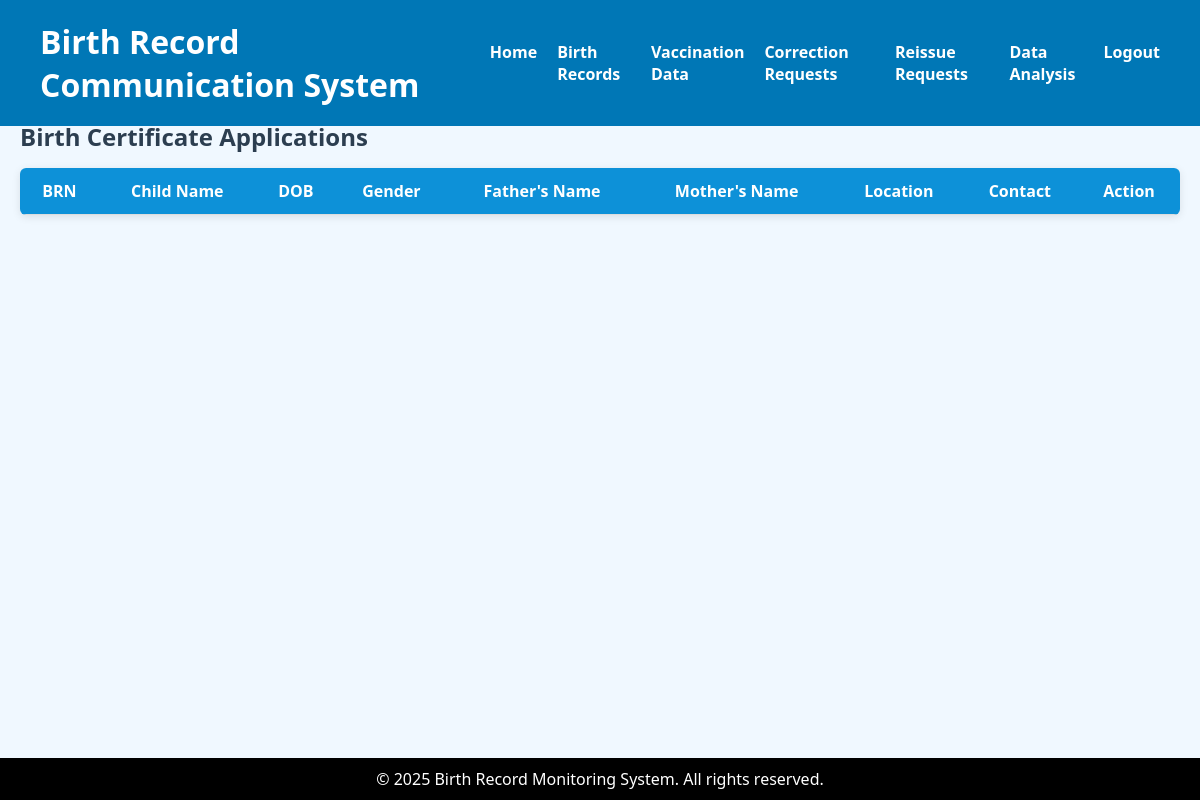
The page /birthCertificateApplyAdminView.php on the database as committed earlier.
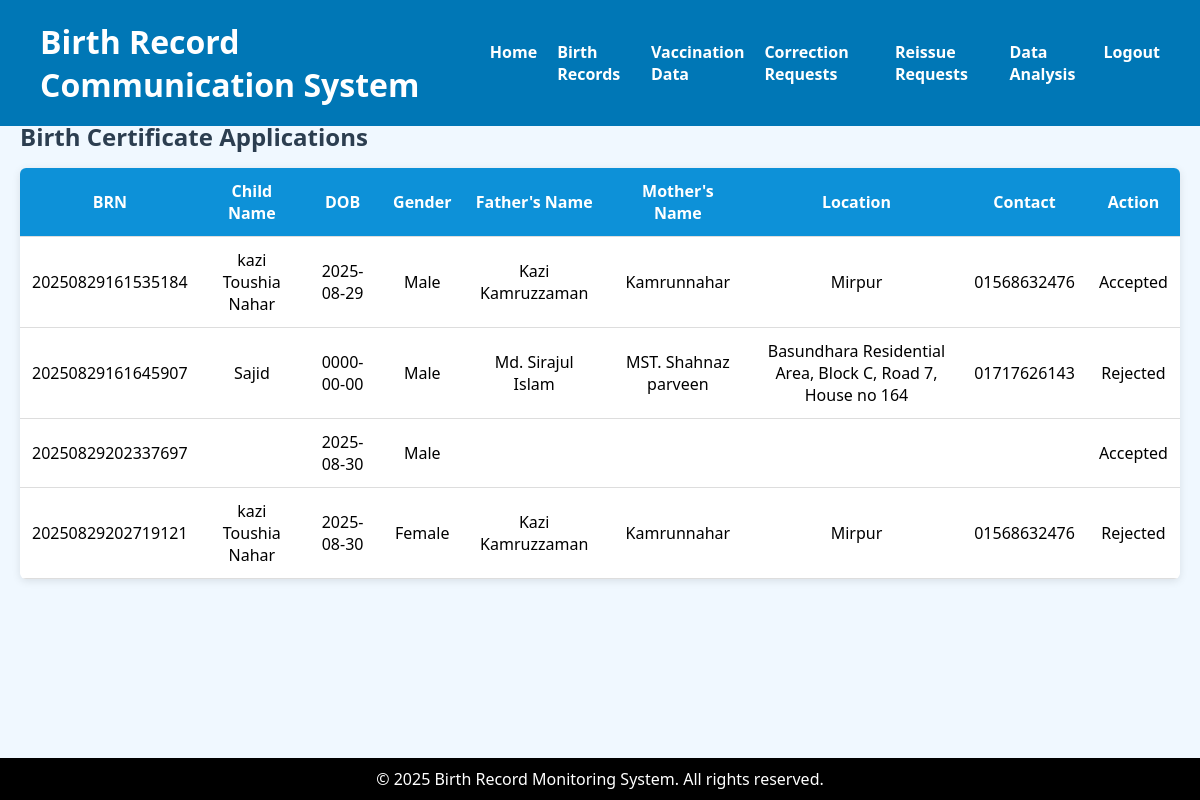
The same page on the database as committed later.
### tables this page shows
CREATE TABLE `newborns` (
  `reg_number` varchar(20) DEFAULT NULL,
  `id` int(11) NOT NULL,
  `weight` double DEFAULT NULL,
  `gestation` varchar(5) DEFAULT NULL,
  `gender` varchar(10) DEFAULT NULL,
  `location` varchar(100) DEFAULT NULL,
  `dateofBirth` date NOT NULL DEFAULT current_timestamp(),
  `fullName` varchar(80) DEFAULT NULL,
  `fatherName` varchar(80) DEFAULT NULL,
  `motherName` varchar(80) DEFAULT NULL,
  `permanentAddress` varchar(90) DEFAULT NULL,
  `contactNum` varchar(20) DEFAULT NULL,
  `status` varchar(10) DEFAULT NULL
);

### birthCertificateApplyAdminView.php (the view, shortened to what this page needs)
<?php
include "database.php";
$sql = "SELECT * FROM newborns";
$result = $conn->query($sql);
?>
<!DOCTYPE html>
<html lang="en">
<head>
    <link rel="stylesheet" href="birthCertificateApplyAdminView.css">
</head>
<body>
    <header class="navbar">
      <h1>Birth Record Communication System</h1>
      <nav>
        <ul class="nav-links">
          <li><a href="./admin_dashboard.html">Home</a></li>
          <li><a href="birthCertificateApplyAdminView.php">Birth Records</a></li>
          <li><a href="#">Vaccination Data</a></li>
          <li><a href="correctionViewAdmin.html">Correction Requests</a></li>
          <li><a href="reissueAdminView.php">Reissue Requests</a></li>
          <li><a href="dataAnalysis.html">Data Analysis</a></li>
          <li><a href="index.html" onclick="logout()">Logout</a></li>
        </ul>
      </nav>
    </header>
    <div class =  "container">
        <h2>Birth Certificate Applications</h2>
        <table class="applications-table">
            <thead>
                <tr>
                <th>BRN</th>
                <th>Child Name</th>
                <th>DOB</th>
                <th>Gender</th>
                <th>Father's Name</th>
                <th>Mother's Name</th>
                <th>Location</th>
                <th>Contact</th>
                <th>Action</th>
                </tr>
            </thead>
            <tbody>
            <?php if ($result->num_rows > 0) {
                while ($row = $result->fetch_assoc()) {
                    $rowStatus = isset($row['status']) && $row['status'] !== '' ? $row['status'] : 'pending';
            ?>
                <tr>
                    <td><?php echo $row['reg_number']; ?></td>
                    <td><?php echo $row['fullName']; ?></td>
                    <td><?php echo $row['dateofBirth']; ?></td>
                    <td><?php echo $row['gender']; ?></td>
                    <td><?php echo $row['fatherName']; ?></td>
                    <td><?php echo $row['motherName']; ?></td>
                    <td><?php echo $row['permanentAddress']; ?></td>
                    <td><?php echo $row['contactNum']; ?></td>
                    <td>
                        <?php if ($rowStatus === 'pending') { ?>
                            <form method="post" style="display:inline;">
                                <input type="hidden" name="reg_number" value="<?php echo $row['reg_number']; ?>">
                                <input type="hidden" name="status" value="accepted">
                                <button type="submit" class="approve-btn">Approve</button>
                            </form>
                            <form method="post" style="display:inline;">
                                <input type="hidden" name="reg_number" value="<?php echo $row['reg_number']; ?>">
                                <input type="hidden" name="status" value="rejected">
                                <button type="submit" class="reject-btn">Reject</button>
                            </form>
                        <?php } else { ?>
                            <span class="status-<?php echo $rowStatus; ?>">
                                <?= ucfirst($rowStatus); ?>
                            </span>
                        <?php } ?>
                    </td>
                </tr>
            <?php
                }
            } ?>
            </tbody>
        </table>
    </div>
    <footer class="footer">
        <p>&copy; 2025 Birth Record Monitoring System. All rights reserved.</p>
    </footer>
</body>
</html>

### birthCertificateApplyAdminView.css (style rules this page uses)
* { margin: 0; padding: 0; box-sizing: border-box; font-family: "Segoe UI", Tahoma, Geneva, Verdana, sans-serif; }
body { background-color: #f0f8ff; padding-top: 100px; padding-bottom: 80px; }
.navbar { background-color: #0077b6; color: white; padding: 20px 40px; display: flex; justify-content: space-between; align-items: center; position: fixed; width: 100%; top: 0; z-index: 10; }
.nav-links { list-style: none; display: flex; gap: 20px; }
.nav-links li a { color: white; text-decoration: none; font-weight: bold; }
.footer { background-color: black; color: white; text-align: center; padding: 10px; position: fixed; bottom: 0; left: 0; right: 0; }
.container { padding: 20px; }
.container h2 { margin-bottom: 15px; color: #2c3e50; }
.applications-table { width: 100%; border-collapse: collapse; background: white; box-shadow: 0 2px 8px rgba(0,0,0,0.1); border-radius: 6px; overflow: hidden; }
.applications-table th, .applications-table td { padding: 12px; border-bottom: 1px solid #ddd; text-align: center; }
.applications-table th { background: #0d91d8; color: white; }

Rows that differ between the two databases and show on the page:
added newborns: reg_number "20250829161535184", fullName "kazi Toushia Nahar", dateofBirth "2025-08-29", gender "Male", fatherName "Kazi Kamruzzaman", motherName "Kamrunnahar", permanentAddress "Mirpur", contactNum "01568632476", status "Accepted"
added newborns: reg_number "20250829161645907", fullName "Sajid", dateofBirth "0000-00-00", gender "Male", fatherName "Md. Sirajul Islam", motherName "MST. Shahnaz parveen", permanentAddress "Basundhara Residential Area, Block C, Road 7, House no 164", contactNum "01717626143", status "Rejected"
added newborns: reg_number "20250829202337697", dateofBirth "2025-08-30", gender "Male", status "Accepted"
added newborns: reg_number "20250829202719121", fullName "kazi Toushia Nahar", dateofBirth "2025-08-30", gender "Female", fatherName "Kazi Kamruzzaman", motherName "Kamrunnahar", permanentAddress "Mirpur", contactNum "01568632476", status "Rejected"
